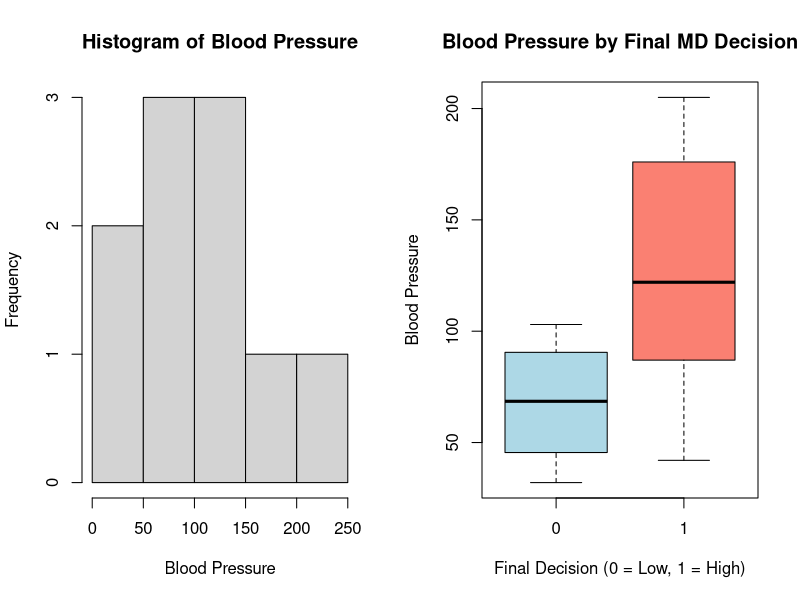

This figure's R source:
# Frequency of hospital visits
Frequency <- c(0.6, 0.3, 0.4, 0.4, 0.2, 0.6, 0.3, 0.4, 0.9, 0.2)

# Blood pressure
BP <- c(103, 87, 32, 42, 59, 109, 78, 205, 135, 176)

# First assessment (bad = 1, good = 0)
First <- c(1, 1, 1, 1, 0, 0, 0, 0, NA, 1)

# Second assessment (low = 0, high = 1)
Second <- c(0, 0, 1, 1, 0, 0, 1, 1, 1, 1)

# Final decision (low = 0, high = 1)
FinalDecision <- c(0, 1, 0, 1, 0, 1, 0, 1, 1, 1)

par(mfrow = c(1, 2))

# Histogram of Blood Pressure
hist(BP,
     main = "Histogram of Blood Pressure",
     xlab = "Blood Pressure",
     col = "lightgray",
     breaks = 5)

# Boxplot of BP by Final MD Decision
boxplot(BP ~ FinalDecision,
        main = "Blood Pressure by Final MD Decision",
        xlab = "Final Decision (0 = Low, 1 = High)",
        ylab = "Blood Pressure",
        col = c("lightblue", "salmon"))

par(mfrow = c(1, 1))

